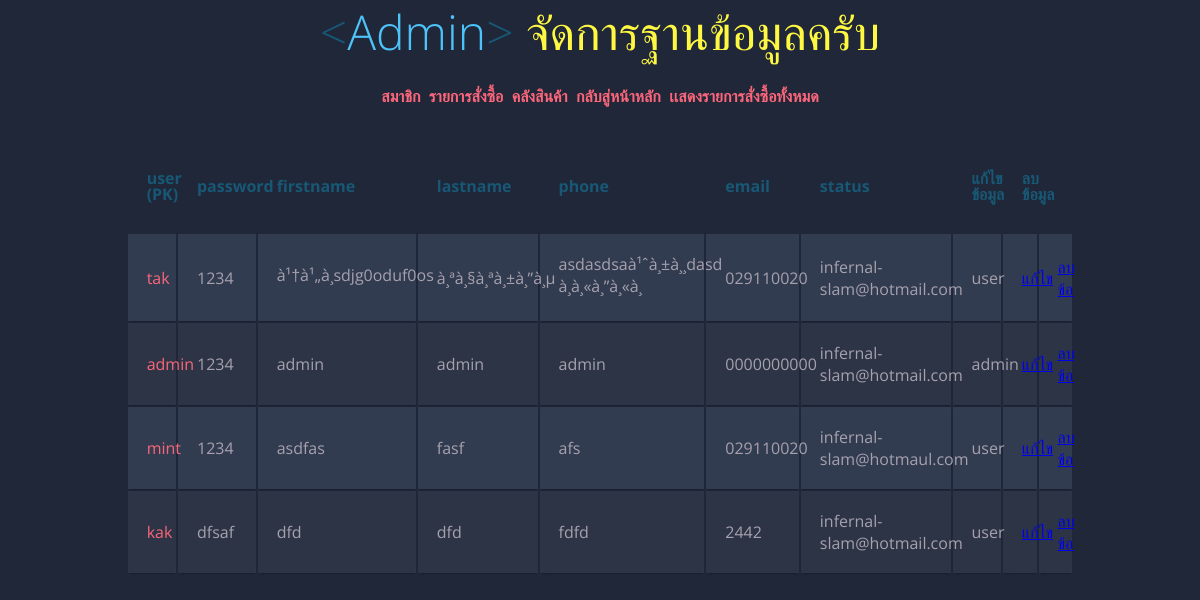
The app's page /testadmin.php with its own data.
### tables this page shows
CREATE TABLE `register` (
  `user` varchar(10) NOT NULL,
  `password` varchar(15) NOT NULL,
  `firstname` varchar(50) NOT NULL,
  `lastname` varchar(50) NOT NULL,
  `address` varchar(300) NOT NULL,
  `phone` varchar(10) NOT NULL,
  `email` varchar(40) NOT NULL,
  `status` varchar(20) NOT NULL,
  PRIMARY KEY  (`user`)
);

### web/testadmin.php (the view, shortened to what this page needs)
<?
				$host ="localhost";
				$user="root";
				$pass ="1234";
				$conn = mysql_connect($host,$user,$pass);
					$sql = "select * from  register ";
					$re = mysql_query($sql,$conn);
?>
<link rel="stylesheet" href="css/testadmin.css">
<h1><span class="blue">&lt;</span>Admin<span class="blue">&gt;</span> <span class="yellow">จัดการฐานข้อมูลครับ</pan></h1>
<h2><a href="testadmin.php">สมาชิก</a>&nbsp;&nbsp;<a href="manager.php">รายการสั่งซื้อ</a>&nbsp;&nbsp;<a href="pro.php">คลังสินค้า</a>&nbsp;&nbsp;<a href="index.php">กลับสู่หน้าหลัก</a>&nbsp;&nbsp;<a href="showtotal.php">เเสดงรายการสั่งซื้อทั้งหมด</a></h2>
<?
			echo '<table class="container">';
			echo  '<thead>';
			echo '<tr>';
			echo '<th><h1>user (PK)</h1></th>';
			echo '<th><h1>password</h1></th>';
			echo '<th><h1>firstname</h1></th>';
			echo '<th><h1>lastname</h1></th>';
			echo '<th><h1>phone</h1></th>';
			echo '<th><h1>email</h1></th>';
			echo '<th><h1>status</h1></th>';
			echo '<th><h1>แก้ไขข้อมูล</h1></th>';
			echo '<th><h1>ลบข้อมูล</h1></th>';
			echo '</tr>';
			echo '</thead>';
	while ($result = mysql_fetch_array ($re)){
		echo '<tr>';
			echo "<td>".$result['user']."</td>";
			echo "<td>".$result['password']."</td>";
			echo "<td>".$result['firstname']."</td>";
		    echo "<td>".$result['lastname']."</td>";
			echo "<td>".$result['address']."</td>";
			echo "<td>".$result['phone']."</td>";
			echo "<td>".$result['email']."</td>";
			echo "<td>".$result['status']."</td>";
			echo "<td ><a href ='edituser.php?id=".$result['user']." '>แก้ไข</a></td>";
			echo "<td ><a href ='deleteuser.php?id=".$result['user']." '>ลบข้อมูล</a></td>";
			echo '</tr>';
	}
?>

### web/css/testadmin.css (style rules this page uses)
h1 { font-size:3em; font-weight: 300; line-height:1em; text-align: center; color: #4DC3FA; }
h2 { font-size:1em; font-weight: 300; text-align: center; display: block; line-height:1em; padding-bottom: 2em; color: #FB667A; }
h2 a { font-weight: 700; text-transform: uppercase; color: #FB667A; text-decoration: none; }
.blue { color: #185875; }
.yellow { color: #FFF842; }
.container th h1 { font-weight: bold; font-size: 1em; text-align: left; color: #185875; }
.container td { font-weight: normal; font-size: 1em; -webkit-box-shadow: 0 2px 2px -2px #0E1119; -moz-box-shadow: 0 2px 2px -2px #0E1119; box-shadow: 0 2px 2px -2px #0E1119; }
.container { text-align: left; overflow: hidden; width: 80%; margin: 0 auto; display: table; padding: 0 0 8em 0; }
.container td, .container th { padding-bottom: 2%; padding-top: 2%; padding-left:2%; }
.container tr:nth-child(odd) { background-color: #323C50; }
.container tr:nth-child(even) { background-color: #2C3446; }
.container th { background-color: #1F2739; }
.container td:first-child { color: #FB667A; }

### records on screen
register: user "tak", password "1234", firstname "à¹†à¹„à¸sdjg0oduf0os", lastname "à¸ªà¸§à¸ªà¸±à¸”à¸µ", address "asdasdsaà¹ˆà¸±à¸¸dasd à¸à¸«à¸”à¸«à¸", phone "029110020", email "infernal-slam@hotmail.com", status "user"
register: user "admin", password "1234", firstname "admin", lastname "admin", address "admin", phone "0000000000", email "infernal-slam@hotmail.com", status "admin"
register: user "mint", password "1234", firstname "asdfas", lastname "fasf", address "afs", phone "029110020", email "infernal-slam@hotmaul.com", status "user"
register: user "kak", password "dfsaf", firstname "dfd", lastname "dfd", address "fdfd", phone "2442", email "infernal-slam@hotmail.com", status "user"
